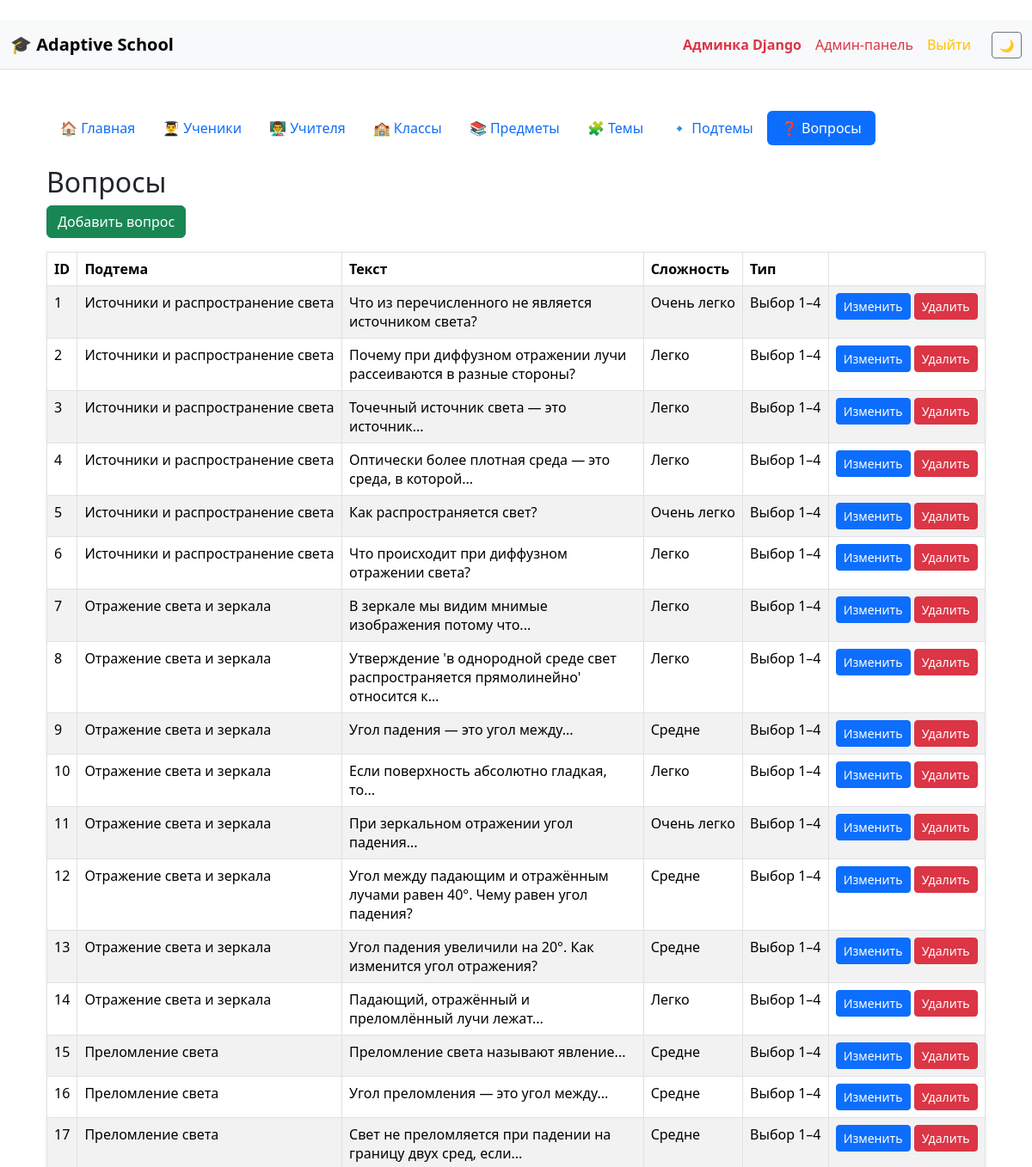
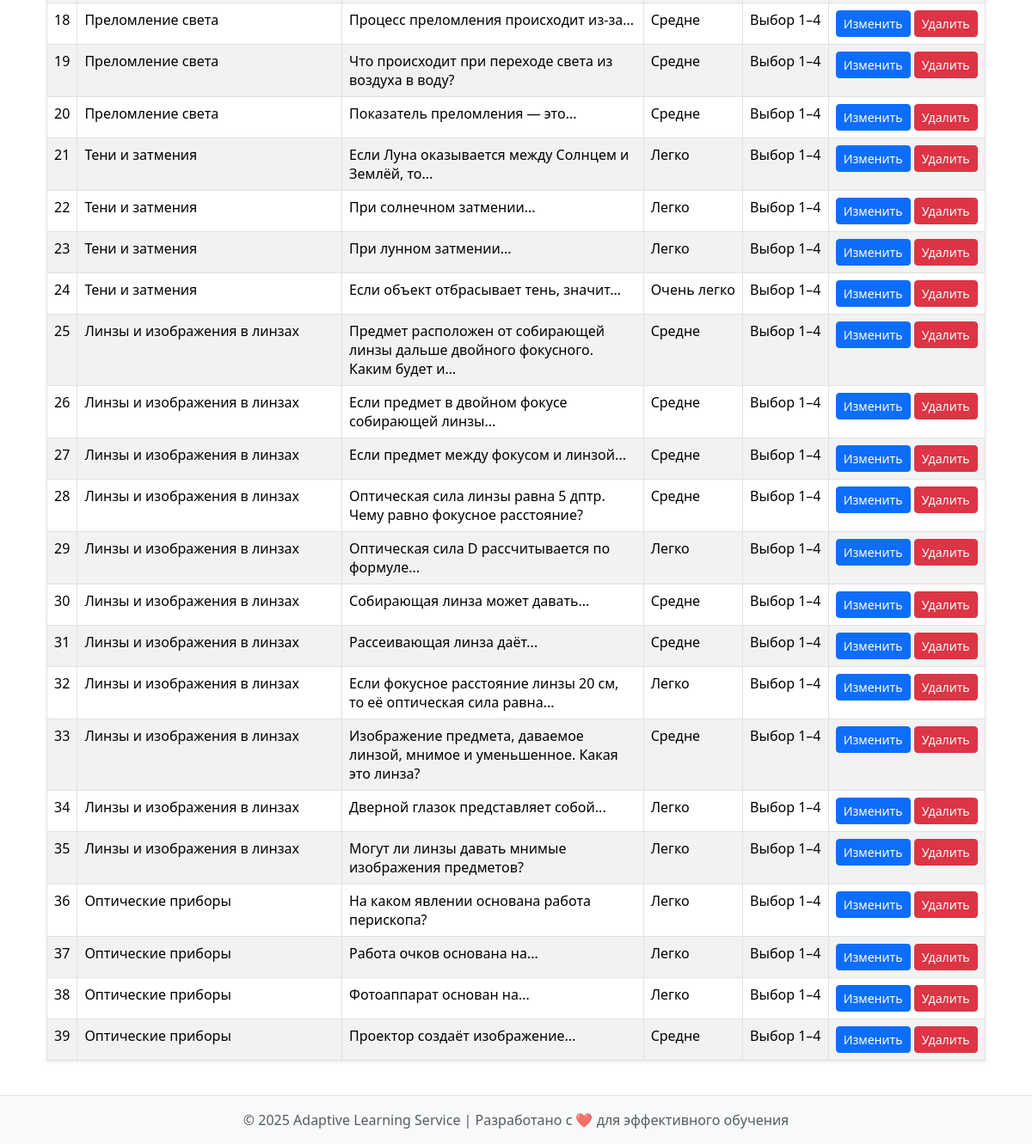
The page /admin-panel/questions/ (signed in) on the database its author committed (2 pictures, top to bottom).
### school/models.py (models this page shows, shortened)
class Question(models.Model):
    DIFFICULTY_CHOICES = [
        ('very_easy', 'Очень легко'),
        ('easy', 'Легко'),
        ('medium', 'Средне'),
        ('hard', 'Сложно'),
        ('very_hard', 'Очень сложно'),
    ]
    subtopic = models.ForeignKey(SubTopic, on_delete=models.CASCADE, related_name="questions", null=True)
    text = models.TextField()
    difficulty = models.CharField(max_length=20, choices=DIFFICULTY_CHOICES)
    is_open = models.BooleanField(default=False)
    option_1 = models.CharField(max_length=255, blank=True)
    option_2 = models.CharField(max_length=255, blank=True)
    option_3 = models.CharField(max_length=255, blank=True)
    option_4 = models.CharField(max_length=255, blank=True)
    correct_answer = models.CharField(max_length=255)
    class Meta:
        verbose_name = "Вопрос"
        verbose_name_plural = "Вопросы"

class SubTopic(models.Model):
    name = models.CharField(max_length=100)
    class Meta:
        verbose_name = "Подтема"
        verbose_name_plural = "Подтемы"

### administrator/views.py (the view)
# urls.py: path("questions/", views.question_list, name="admin_questions"),
@superuser_required
def question_list(request):
    questions = Question.objects.select_related("subtopic").all()
    return render(request, "adminpanel/question_list.html", {
        "section": "questions",
        "questions": questions,
    })

### administrator/views.py (called while the page is built)
def superuser_required(view):
    return user_passes_test(lambda u: u.is_superuser, login_url="/")(view)

### templates/adminpanel/question_list.html
﻿{% extends "adminpanel/base_admin.html" %}
{% block admin_content %}
<h2>Вопросы</h2>
<a href="{% url 'admin_add_question' %}" class="btn btn-success mb-3">Добавить вопрос</a>
<table class="table table-striped table-bordered shadow-sm">
  <thead>
    <tr>
      <th>ID</th>
      <th>Подтема</th>
      <th>Текст</th>
      <th>Сложность</th>
      <th>Тип</th>
      <th></th>
    </tr>
  </thead>
  <tbody>
    {% for q in questions %}
    <tr>
      <td>{{ q.id }}</td>
      <td>{{ q.subtopic.name }}</td>
      <td style="max-width: 350px">{{ q.text|truncatechars:80 }}</td>
      <td>{{ q.get_difficulty_display }}</td>
      <td>{% if q.is_open %}Развернутый{% else %}Выбор 1–4{% endif %}</td>
      <td>
        <a href="{% url 'admin_edit_question' q.id %}" class="btn btn-sm btn-primary">Изменить</a>
        <a href="{% url 'admin_delete_question' q.id %}" class="btn btn-sm btn-danger">Удалить</a>
      </td>
    </tr>
    {% endfor %}
  </tbody>
</table>
{% endblock %}

### templates/base.html (style rules this page uses)
body { min-height: 100vh; display: flex; flex-direction: column; }

### rows shown on the page
Question: id "1", subtopic.name "Источники и распространение света", text "Что из перечисленного не является источником света?", difficulty "Очень легко", is_open "Выбор 1–4"
Question: id "2", subtopic.name "Источники и распространение света", text "Почему при диффузном отражении лучи рассеиваются в разные стороны?", difficulty "Легко", is_open "Выбор 1–4"
Question: id "3", subtopic.name "Источники и распространение света", text "Точечный источник света — это источник...", difficulty "Легко", is_open "Выбор 1–4"
Question: id "4", subtopic.name "Источники и распространение света", text "Оптически более плотная среда — это среда, в которой...", difficulty "Легко", is_open "Выбор 1–4"
Question: id "5", subtopic.name "Источники и распространение света", text "Как распространяется свет?", difficulty "Очень легко", is_open "Выбор 1–4"
Question: id "6", subtopic.name "Источники и распространение света", text "Что происходит при диффузном отражении света?", difficulty "Легко", is_open "Выбор 1–4"
Question: id "7", subtopic.name "Отражение света и зеркала", text "В зеркале мы видим мнимые изображения потому что...", difficulty "Легко", is_open "Выбор 1–4"
Question: id "8", subtopic.name "Отражение света и зеркала", text "Утверждение 'в однородной среде свет распространяется прямолинейно' относится к…", difficulty "Легко", is_open "Выбор 1–4"
Question: id "9", subtopic.name "Отражение света и зеркала", text "Угол падения — это угол между...", difficulty "Средне", is_open "Выбор 1–4"
Question: id "10", subtopic.name "Отражение света и зеркала", text "Если поверхность абсолютно гладкая, то...", difficulty "Легко", is_open "Выбор 1–4"
Question: id "11", subtopic.name "Отражение света и зеркала", text "При зеркальном отражении угол падения...", difficulty "Очень легко", is_open "Выбор 1–4"
Question: id "12", subtopic.name "Отражение света и зеркала", text "Угол между падающим и отражённым лучами равен 40°. Чему равен угол падения?", difficulty "Средне", is_open "Выбор 1–4"
Question: id "13", subtopic.name "Отражение света и зеркала", text "Угол падения увеличили на 20°. Как изменится угол отражения?", difficulty "Средне", is_open "Выбор 1–4"
Question: id "14", subtopic.name "Отражение света и зеркала", text "Падающий, отражённый и преломлённый лучи лежат...", difficulty "Легко", is_open "Выбор 1–4"
Question: id "15", subtopic.name "Преломление света", text "Преломление света называют явление...", difficulty "Средне", is_open "Выбор 1–4"
Question: id "16", subtopic.name "Преломление света", text "Угол преломления — это угол между...", difficulty "Средне", is_open "Выбор 1–4"
Question: id "17", subtopic.name "Преломление света", text "Свет не преломляется при падении на границу двух сред, если...", difficulty "Средне", is_open "Выбор 1–4"
Question: id "18", subtopic.name "Преломление света", text "Процесс преломления происходит из-за...", difficulty "Средне", is_open "Выбор 1–4"
Question: id "19", subtopic.name "Преломление света", text "Что происходит при переходе света из воздуха в воду?", difficulty "Средне", is_open "Выбор 1–4"
Question: id "20", subtopic.name "Преломление света", text "Показатель преломления — это...", difficulty "Средне", is_open "Выбор 1–4"
Question: id "21", subtopic.name "Тени и затмения", text "Если Луна оказывается между Солнцем и Землёй, то...", difficulty "Легко", is_open "Выбор 1–4"
Question: id "22", subtopic.name "Тени и затмения", text "При солнечном затмении...", difficulty "Легко", is_open "Выбор 1–4"
Question: id "23", subtopic.name "Тени и затмения", text "При лунном затмении...", difficulty "Легко", is_open "Выбор 1–4"
Question: id "24", subtopic.name "Тени и затмения", text "Если объект отбрасывает тень, значит...", difficulty "Очень легко", is_open "Выбор 1–4"
Question: id "25", subtopic.name "Линзы и изображения в линзах", text "Предмет расположен от собирающей линзы дальше двойного фокусного. Каким будет и…", difficulty "Средне", is_open "Выбор 1–4"
Question: id "26", subtopic.name "Линзы и изображения в линзах", text "Если предмет в двойном фокусе собирающей линзы...", difficulty "Средне", is_open "Выбор 1–4"
Question: id "27", subtopic.name "Линзы и изображения в линзах", text "Если предмет между фокусом и линзой...", difficulty "Средне", is_open "Выбор 1–4"
Question: id "28", subtopic.name "Линзы и изображения в линзах", text "Оптическая сила линзы равна 5 дптр. Чему равно фокусное расстояние?", difficulty "Средне", is_open "Выбор 1–4"
Question: id "29", subtopic.name "Линзы и изображения в линзах", text "Оптическая сила D рассчитывается по формуле...", difficulty "Легко", is_open "Выбор 1–4"
Question: id "30", subtopic.name "Линзы и изображения в линзах", text "Собирающая линза может давать...", difficulty "Средне", is_open "Выбор 1–4"
Question: id "31", subtopic.name "Линзы и изображения в линзах", text "Рассеивающая линза даёт...", difficulty "Средне", is_open "Выбор 1–4"
Question: id "32", subtopic.name "Линзы и изображения в линзах", text "Если фокусное расстояние линзы 20 см, то её оптическая сила равна...", difficulty "Легко", is_open "Выбор 1–4"
Question: id "33", subtopic.name "Линзы и изображения в линзах", text "Изображение предмета, даваемое линзой, мнимое и уменьшенное. Какая это линза?", difficulty "Средне", is_open "Выбор 1–4"
Question: id "34", subtopic.name "Линзы и изображения в линзах", text "Дверной глазок представляет собой...", difficulty "Легко", is_open "Выбор 1–4"
Question: id "35", subtopic.name "Линзы и изображения в линзах", text "Могут ли линзы давать мнимые изображения предметов?", difficulty "Легко", is_open "Выбор 1–4"
Question: id "36", subtopic.name "Оптические приборы", text "На каком явлении основана работа перископа?", difficulty "Легко", is_open "Выбор 1–4"
Question: id "37", subtopic.name "Оптические приборы", text "Работа очков основана на...", difficulty "Легко", is_open "Выбор 1–4"
Question: id "38", subtopic.name "Оптические приборы", text "Фотоаппарат основан на...", difficulty "Легко", is_open "Выбор 1–4"
Question: id "39", subtopic.name "Оптические приборы", text "Проектор создаёт изображение...", difficulty "Средне", is_open "Выбор 1–4"
